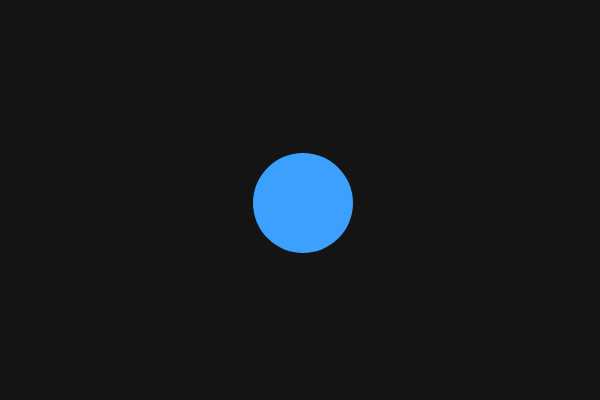
Frame 1 (no input)
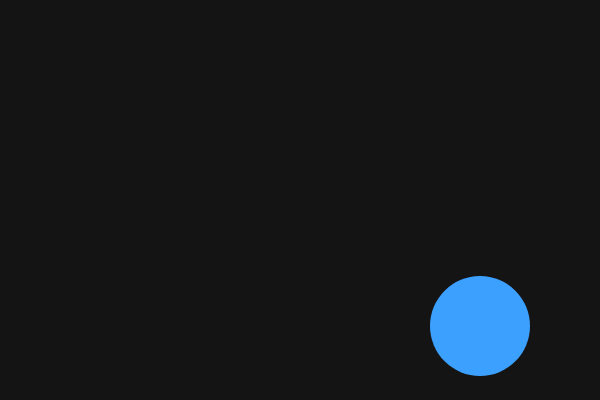
Frame 60 (no input)
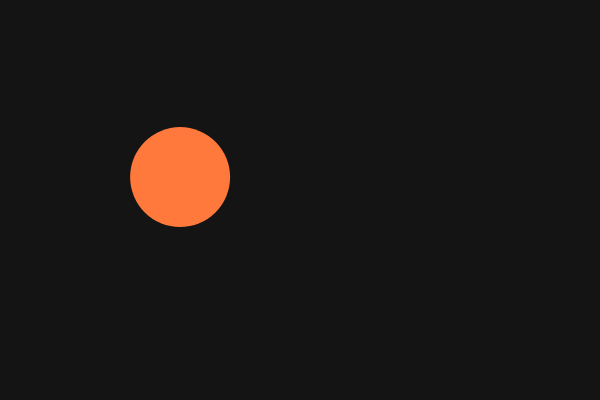
Frame 120 (the mouse pressed at the canvas centre since frame 60)

The p5.js sketch that drew these frames (run headless with seeded random() and noise() and a simulated clock; from frame 60 on, the mouse is pressed at the canvas centre):

// p5.js sketch
// ── sketch.js
// IAT 806 — W2: variables, the draw loop, conditionals, random

let circleX = 300;
let circleY = 200;
let circleSize = 100;

let speedX = 3;
let speedY = 3;
let paused = false;
function setup() {
  createCanvas(600, 400);
}

function draw() {
  background(20);

  let r = circleSize / 2;

  if (!paused) {
    circleX = circleX + speedX;
    circleY = circleY + speedY;

    if (circleX > width - r || circleX < r) {
      speedX = speedX * -1;
    }
    if (circleY > height - r || circleY < r) {
      speedY = speedY * -1;
    }
  }

  noStroke();
  if (circleY < height / 2) {
    fill(255, 120, 60);
  } else {
    fill(60, 160, 255);
  }
  circle(circleX, circleY, circleSize);
}

function mousePressed() {
  let flipX = random();
  let flipY = random();
  console.log(flipX, flipY);

  speedX = random(2, 6);
  speedY = random(2, 6);

  if (flipX > 0.5) {
    speedX = speedX * -1;
  }
  if (flipY > 0.5) {
    speedY = speedY * -1;
  }
}

function keyPressed() {
  if (key == " ") {
    if (paused == false) {
      paused = true;
    } else {
      paused = false;
    }
    // shorthand for those five lines: paused = !paused;
  }
}
